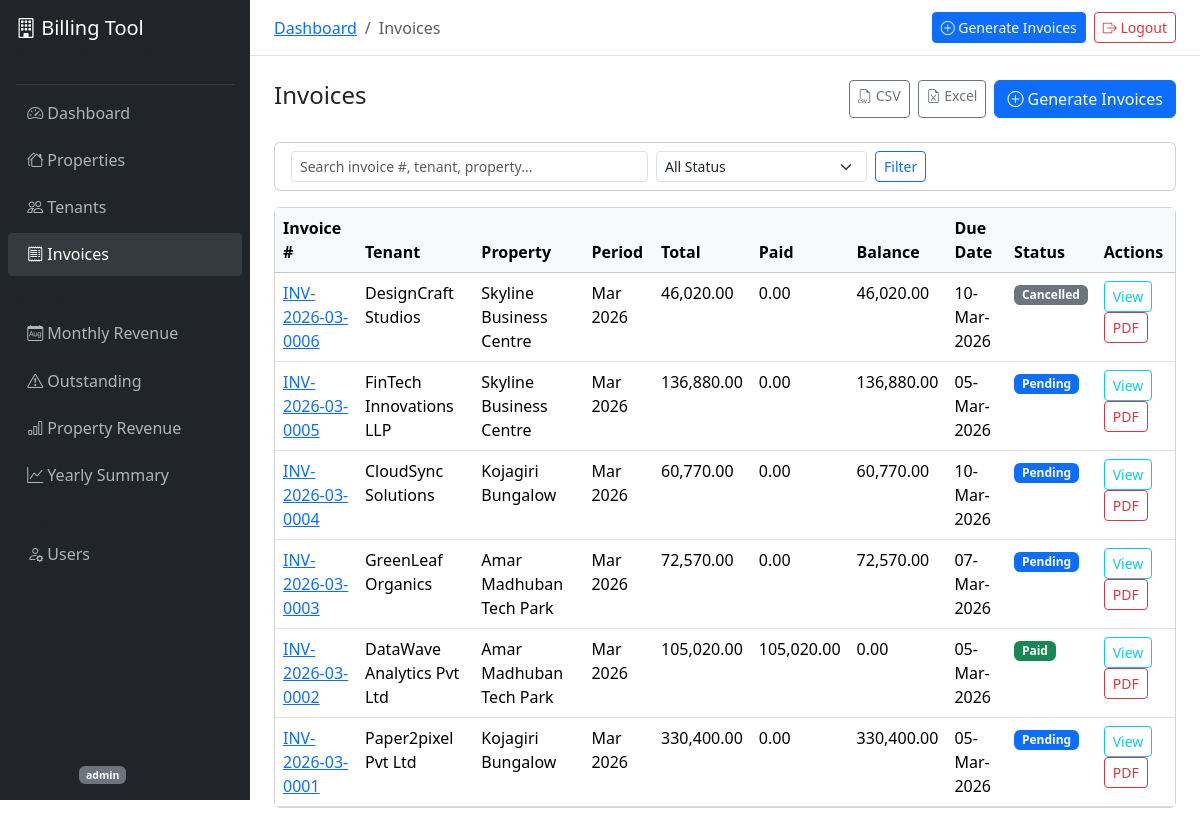
The page /invoices/ (signed in) on the database its author committed.
### accounts/models.py (models this page shows, shortened)
class User(AbstractUser):
    class Role(models.TextChoices):
        ADMIN = 'admin', 'Admin'
        ACCOUNTANT = 'accountant', 'Accountant'
        VIEWER = 'viewer', 'Viewer'
    role = models.CharField(max_length=20, choices=Role.choices, default=Role.VIEWER)
    phone = models.CharField(max_length=15, blank=True)
    def is_accountant(self):
        return self.role in (self.Role.ADMIN, self.Role.ACCOUNTANT)

### invoices/models.py (models this page shows, shortened)
class Invoice(models.Model):
    class Status(models.TextChoices):
        DRAFT = 'draft', 'Draft'
        PENDING = 'pending', 'Pending'
        PAID = 'paid', 'Paid'
        PARTIALLY_PAID = 'partially_paid', 'Partially Paid'
        OVERDUE = 'overdue', 'Overdue'
        CANCELLED = 'cancelled', 'Cancelled'
    invoice_number = models.CharField(max_length=50, unique=True, db_index=True)
    tenant = models.ForeignKey(Tenant, on_delete=models.CASCADE, related_name='invoices')
    property = models.ForeignKey(Property, on_delete=models.CASCADE, related_name='invoices')
    billing_period_start = models.DateField()
    billing_period_end = models.DateField()
    issue_date = models.DateField()
    due_date = models.DateField()
    rent_amount = models.DecimalField(max_digits=12, decimal_places=2)
    maintenance_charges = models.DecimalField(max_digits=10, decimal_places=2, default=0)
    parking_charges = models.DecimalField(max_digits=10, decimal_places=2, default=0)
    electricity_charges = models.DecimalField(max_digits=10, decimal_places=2, default=0)
    other_charges = models.DecimalField(max_digits=10, decimal_places=2, default=0)
    other_charges_description = models.CharField(max_length=200, blank=True)
    subtotal = models.DecimalField(max_digits=12, decimal_places=2)
    gst_percentage = models.DecimalField(max_digits=5, decimal_places=2)
    cgst_amount = models.DecimalField(max_digits=10, decimal_places=2, default=0)
    sgst_amount = models.DecimalField(max_digits=10, decimal_places=2, default=0)
    igst_amount = models.DecimalField(max_digits=10, decimal_places=2, default=0)
    total_gst = models.DecimalField(max_digits=10, decimal_places=2)
    total_amount = models.DecimalField(max_digits=12, decimal_places=2)
    amount_paid = models.DecimalField(max_digits=12, decimal_places=2, default=0)
    balance_due = models.DecimalField(max_digits=12, decimal_places=2)
    status = models.CharField(max_length=20, choices=Status.choices, default=Status.PENDING)
    tenant_name = models.CharField(max_length=200)
    tenant_company = models.CharField(max_length=200)
    tenant_gst = models.CharField(max_length=20, blank=True)
    tenant_unit = models.CharField(max_length=50)
    property_name = models.CharField(max_length=200)
    property_address = models.TextField()
    property_gst = models.CharField(max_length=20, blank=True)
    reminder_sent_before = models.BooleanField(default=False)
    reminder_sent_on_due = models.BooleanField(default=False)
    reminder_sent_after = models.BooleanField(default=False)
    notes = models.TextField(blank=True)
    created_by = models.ForeignKey(
        settings.AUTH_USER_MODEL, on_delete=models.SET_NULL, null=True
    )
    created_at = models.DateTimeField(auto_now_add=True)
    updated_at = models.DateTimeField(auto_now=True)
    class Meta:
        ordering = ['-issue_date', '-invoice_number']
        indexes = [
            models.Index(fields=['status', 'due_date']),
            models.Index(fields=['tenant', 'status']),
            models.Index(fields=['property', 'issue_date']),
            models.Index(fields=['issue_date']),
            models.Index(fields=['billing_period_start', 'tenant']),
        ]

### invoices/views.py (the view)
# urls.py: path('', views.InvoiceListView.as_view(), name='invoice_list'),
class InvoiceListView(StaffRequiredMixin, ListView):
    model = Invoice
    template_name = 'invoices/invoice_list.html'
    context_object_name = 'invoices'
    paginate_by = 25
    def get_queryset(self):
        qs = super().get_queryset()
        q = self.request.GET.get('q')
        if q:
            qs = qs.filter(
                Q(invoice_number__icontains=q) | Q(tenant_company__icontains=q)
                | Q(property_name__icontains=q)
            )
        status = self.request.GET.get('status')
        if status:
            qs = qs.filter(status=status)
        prop = self.request.GET.get('property')
        if prop:
            qs = qs.filter(property_id=prop)  # Invoice.property FK not renamed
        return qs

### invoices/templates/invoices/invoice_list.html (shortened to what this page needs)
{% extends "base.html" %}
{% load humanize %}
{% block breadcrumb %}
<li class="breadcrumb-item"><a href="{% url 'dashboard' %}">Dashboard</a></li>
<li class="breadcrumb-item active">Invoices</li>
{% endblock %}
{% block content %}
<div class="d-flex justify-content-between align-items-center mb-4">
    <h4>Invoices</h4>
    <div class="d-flex gap-2">
        <a href="{% url 'export_csv' %}" class="btn btn-outline-secondary btn-sm"><i class="bi bi-filetype-csv"></i> CSV</a>
        <a href="{% url 'export_excel' %}" class="btn btn-outline-secondary btn-sm"><i class="bi bi-file-earmark-excel"></i> Excel</a>
        {% if user.is_accountant %}
        <a href="{% url 'generate_invoices' %}" class="btn btn-primary"><i class="bi bi-plus-circle"></i> Generate Invoices</a>
        {% endif %}
    </div>
</div>
<div class="card mb-3">
    <div class="card-body py-2">
        <form method="get" class="row g-2 align-items-center">
            <div class="col-md-5">
                <input type="text" name="q" class="form-control form-control-sm" placeholder="Search invoice #, tenant, property..." value="{{ request.GET.q|default:'' }}">
            </div>
            <div class="col-md-3">
                <select name="status" class="form-select form-select-sm">
                    <option value="">All Status</option>
                </select>
            </div>
            <div class="col-md-4 d-flex gap-1">
                <button class="btn btn-sm btn-outline-primary">Filter</button>
            </div>
        </form>
    </div>
</div>
<div class="card">
    <div class="table-responsive">
        <table class="table table-hover mb-0">
            <thead class="table-light">
                <tr>
                    <th>Invoice #</th>
                    <th>Tenant</th>
                    <th>Property</th>
                    <th>Period</th>
                    <th>Total</th>
                    <th>Paid</th>
                    <th>Balance</th>
                    <th>Due Date</th>
                    <th>Status</th>
                    <th>Actions</th>
                </tr>
            </thead>
            <tbody>
                {% for inv in invoices %}
                <tr>
                    <td><a href="{% url 'invoice_detail' inv.pk %}">{{ inv.invoice_number }}</a></td>
                    <td>{{ inv.tenant_company }}</td>
                    <td>{{ inv.property_name }}</td>
                    <td>{{ inv.billing_period_start|date:"M Y" }}</td>
                    <td>{{ inv.total_amount|intcomma }}</td>
                    <td>{{ inv.amount_paid|intcomma }}</td>
                    <td>{{ inv.balance_due|intcomma }}</td>
                    <td>{{ inv.due_date|date:"d-M-Y" }}</td>
                    <td>
                        <span class="badge bg-{% if inv.status == 'paid' %}success{% elif inv.status == 'overdue' %}danger{% elif inv.status == 'partially_paid' %}warning{% elif inv.status == 'cancelled' %}secondary{% else %}primary{% endif %}">
                            {{ inv.get_status_display }}
                        </span>
                    </td>
                    <td>
                        <a href="{% url 'invoice_detail' inv.pk %}" class="btn btn-sm btn-outline-info">View</a>
                        <a href="{% url 'invoice_pdf' inv.pk %}" class="btn btn-sm btn-outline-danger" target="_blank">PDF</a>
                    </td>
                </tr>
                {% empty %}
                <tr><td colspan="10" class="text-center text-muted py-4">No invoices found.</td></tr>
                {% endfor %}
            </tbody>
        </table>
    </div>
</div>
{% endblock %}

### templates/base.html (shortened to what this page needs)
{% load humanize %}
<!DOCTYPE html>
<html lang="en">
<head>
    <link href="https://cdn.jsdelivr.net/npm/bootstrap@5.3.3/dist/css/bootstrap.min.css" rel="stylesheet">
    <link href="https://cdn.jsdelivr.net/npm/bootstrap-icons@1.11.3/font/bootstrap-icons.min.css" rel="stylesheet">
</head>
<body>
    <nav class="sidebar d-flex flex-column" id="sidebar">
        <div class="p-3 text-white">
            <h5 class="mb-0"><i class="bi bi-building"></i> Billing Tool</h5>
            <small class="text-muted">Property Management</small>
        </div>
        <hr class="text-secondary mx-3 my-1">
        <ul class="nav flex-column">
            <li class="nav-item">
                <a class="nav-link {% if request.resolver_match.url_name == 'dashboard' %}active{% endif %}" href="{% url 'dashboard' %}">
                    <i class="bi bi-speedometer2"></i> Dashboard
                </a>
            </li>
            <li class="nav-item">
                <a class="nav-link {% if 'property' in request.resolver_match.url_name %}active{% endif %}" href="{% url 'property_list' %}">
                    <i class="bi bi-houses"></i> Properties
                </a>
            </li>
            <li class="nav-item">
                <a class="nav-link {% if 'tenant' in request.resolver_match.url_name %}active{% endif %}" href="{% url 'tenant_list' %}">
                    <i class="bi bi-people"></i> Tenants
                </a>
            </li>
            <li class="nav-item">
                <a class="nav-link {% if 'invoice' in request.resolver_match.url_name %}active{% endif %}" href="{% url 'invoice_list' %}">
                    <i class="bi bi-receipt"></i> Invoices
                </a>
            </li>
            <li class="nav-item mt-2">
                <small class="text-muted px-3">REPORTS</small>
            </li>
            <li class="nav-item">
                <a class="nav-link" href="{% url 'report_monthly' %}">
                    <i class="bi bi-calendar-month"></i> Monthly Revenue
                </a>
            </li>
            <li class="nav-item">
                <a class="nav-link" href="{% url 'report_outstanding' %}">
                    <i class="bi bi-exclamation-triangle"></i> Outstanding
                </a>
            </li>
            <li class="nav-item">
                <a class="nav-link" href="{% url 'report_property' %}">
                    <i class="bi bi-bar-chart"></i> Property Revenue
                </a>
            </li>
            <li class="nav-item">
                <a class="nav-link" href="{% url 'report_yearly' %}">
                    <i class="bi bi-graph-up"></i> Yearly Summary
                </a>
            </li>
            {% if user.role == 'admin' %}
            <li class="nav-item mt-2">
                <small class="text-muted px-3">ADMIN</small>
            </li>
            <li class="nav-item">
                <a class="nav-link" href="{% url 'user_list' %}">
                    <i class="bi bi-person-gear"></i> Users
                </a>
            </li>
            {% endif %}
        </ul>
        <div class="mt-auto p-3">
            <div class="text-muted small">
                <i class="bi bi-person-circle"></i> {{ user.get_full_name|default:user.username }}
                <span class="badge bg-secondary">{{ user.role }}</span>
            </div>
        </div>
    </nav>
    <div class="main-content">
        <div class="top-navbar d-flex justify-content-between align-items-center">
            <nav aria-label="breadcrumb">
                <ol class="breadcrumb mb-0">
                    {% block breadcrumb %}{% endblock %}
                </ol>
            </nav>
            <div class="d-flex align-items-center gap-2">
                {% if user.is_accountant %}
                <a href="{% url 'generate_invoices' %}" class="btn btn-sm btn-primary">
                    <i class="bi bi-plus-circle"></i> Generate Invoices
                </a>
                {% endif %}
                <a href="{% url 'logout' %}" class="btn btn-sm btn-outline-danger">
                    <i class="bi bi-box-arrow-right"></i> Logout
                </a>
            </div>
        </div>
        <div class="p-4">
            {% block content %}{% endblock %}
        </div>
    </div>
</body>
</html>

### templates/base.html (style rules this page uses)
body { min-height: 100vh; }
.sidebar { width: 250px; min-height: 100vh; background: #212529; position: fixed; top: 0; left: 0; z-index: 100; transition: transform 0.3s; }
.sidebar .nav-link { color: #adb5bd; padding: 0.6rem 1.2rem; border-radius: 0.25rem; margin: 2px 8px; }
.sidebar .nav-link:hover, .sidebar .nav-link.active { color: #fff; background: #343a40; }
.sidebar .nav-link i { width: 24px; }
.main-content { margin-left: 250px; min-height: 100vh; }
.top-navbar { background: #fff; border-bottom: 1px solid #dee2e6; padding: 0.75rem 1.5rem; }

### rows shown on the page
User: role "admin"
Invoice: invoice_number "INV-2026-03-0006", tenant_company "DesignCraft Studios", property_name "Skyline Business Centre", billing_period_start "Mar 2026", total_amount "46,020.00", amount_paid "0.00", balance_due "46,020.00", due_date "10-Mar-2026", status "Cancelled"
Invoice: invoice_number "INV-2026-03-0005", tenant_company "FinTech Innovations LLP", property_name "Skyline Business Centre", billing_period_start "Mar 2026", total_amount "136,880.00", amount_paid "0.00", balance_due "136,880.00", due_date "05-Mar-2026", status "Pending"
Invoice: invoice_number "INV-2026-03-0004", tenant_company "CloudSync Solutions", property_name "Kojagiri Bungalow", billing_period_start "Mar 2026", total_amount "60,770.00", amount_paid "0.00", balance_due "60,770.00", due_date "10-Mar-2026", status "Pending"
Invoice: invoice_number "INV-2026-03-0003", tenant_company "GreenLeaf Organics", property_name "Amar Madhuban Tech Park", billing_period_start "Mar 2026", total_amount "72,570.00", amount_paid "0.00", balance_due "72,570.00", due_date "07-Mar-2026", status "Pending"
Invoice: invoice_number "INV-2026-03-0002", tenant_company "DataWave Analytics Pvt Ltd", property_name "Amar Madhuban Tech Park", billing_period_start "Mar 2026", total_amount "105,020.00", amount_paid "105,020.00", balance_due "0.00", due_date "05-Mar-2026", status "Paid"
Invoice: invoice_number "INV-2026-03-0001", tenant_company "Paper2pixel Pvt Ltd", property_name "Kojagiri Bungalow", billing_period_start "Mar 2026", total_amount "330,400.00", amount_paid "0.00", balance_due "330,400.00", due_date "05-Mar-2026", status "Pending"
